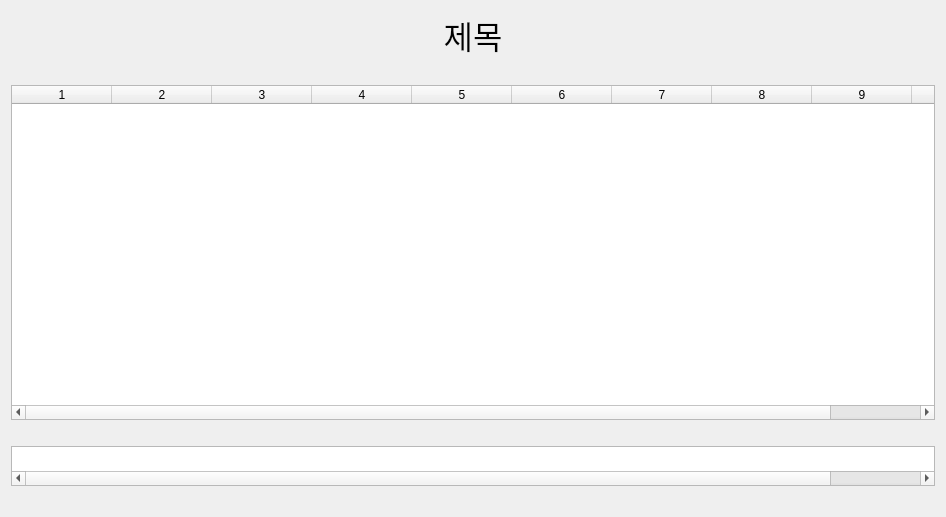
<?xml version="1.0" encoding="UTF-8"?>
<ui version="4.0">
 <class>Form</class>
 <widget class="QWidget" name="Form">
  <property name="geometry">
   <rect>
    <x>0</x>
    <y>0</y>
    <width>946</width>
    <height>517</height>
   </rect>
  </property>
  <property name="windowTitle">
   <string>Form</string>
  </property>
  <layout class="QGridLayout" name="gridLayout">
   <item row="0" column="0">
    <layout class="QVBoxLayout" name="verticalLayout">
     <property name="sizeConstraint">
      <enum>QLayout::SetDefaultConstraint</enum>
     </property>
     <item>
      <widget class="QLabel" name="lbl">
       <property name="font">
        <font>
         <pointsize>24</pointsize>
        </font>
       </property>
       <property name="layoutDirection">
        <enum>Qt::LeftToRight</enum>
       </property>
       <property name="text">
        <string>제목</string>
       </property>
       <property name="alignment">
        <set>Qt::AlignCenter</set>
       </property>
      </widget>
     </item>
     <item>
      <spacer name="verticalSpacer_3">
       <property name="orientation">
        <enum>Qt::Vertical</enum>
       </property>
       <property name="sizeType">
        <enum>QSizePolicy::Fixed</enum>
       </property>
       <property name="sizeHint" stdset="0">
        <size>
         <width>20</width>
         <height>20</height>
        </size>
       </property>
      </spacer>
     </item>
     <item>
      <widget class="QTableWidget" name="tbl_widget1">
       <property name="columnCount">
        <number>10</number>
       </property>
       <column/>
       <column/>
       <column/>
       <column/>
       <column/>
       <column/>
       <column/>
       <column/>
       <column/>
       <column/>
      </widget>
     </item>
     <item>
      <spacer name="verticalSpacer">
       <property name="orientation">
        <enum>Qt::Vertical</enum>
       </property>
       <property name="sizeType">
        <enum>QSizePolicy::Fixed</enum>
       </property>
       <property name="sizeHint" stdset="0">
        <size>
         <width>20</width>
         <height>20</height>
        </size>
       </property>
      </spacer>
     </item>
     <item>
      <widget class="QTableWidget" name="tbl_widget2">
       <property name="enabled">
        <bool>true</bool>
       </property>
       <property name="sizePolicy">
        <sizepolicy hsizetype="Expanding" vsizetype="Expanding">
         <horstretch>0</horstretch>
         <verstretch>0</verstretch>
        </sizepolicy>
       </property>
       <property name="maximumSize">
        <size>
         <width>16777215</width>
         <height>40</height>
        </size>
       </property>
       <property name="columnCount">
        <number>10</number>
       </property>
       <attribute name="horizontalHeaderVisible">
        <bool>false</bool>
       </attribute>
       <column/>
       <column/>
       <column/>
       <column/>
       <column/>
       <column/>
       <column/>
       <column/>
       <column/>
       <column/>
      </widget>
     </item>
     <item>
      <spacer name="verticalSpacer_2">
       <property name="orientation">
        <enum>Qt::Vertical</enum>
       </property>
       <property name="sizeType">
        <enum>QSizePolicy::Fixed</enum>
       </property>
       <property name="sizeHint" stdset="0">
        <size>
         <width>20</width>
         <height>20</height>
        </size>
       </property>
      </spacer>
     </item>
    </layout>
   </item>
  </layout>
 </widget>
 <resources/>
 <connections/>
</ui>
